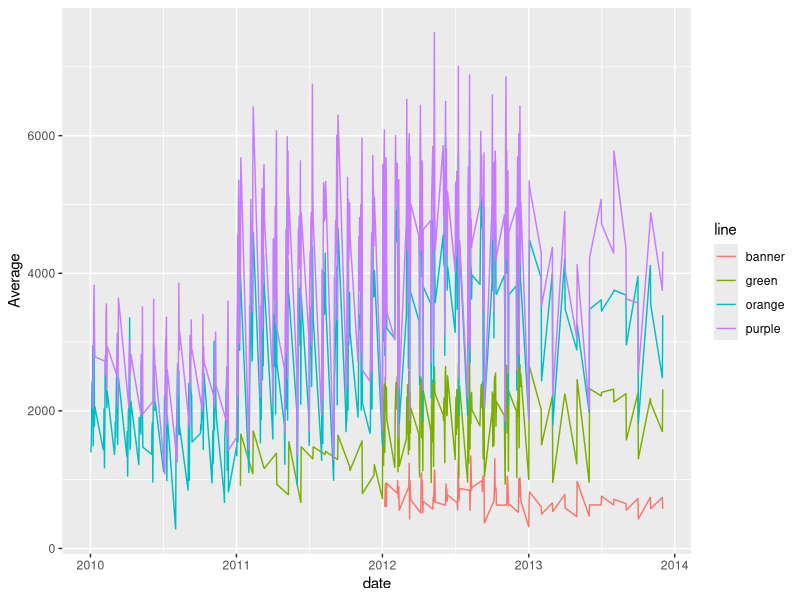
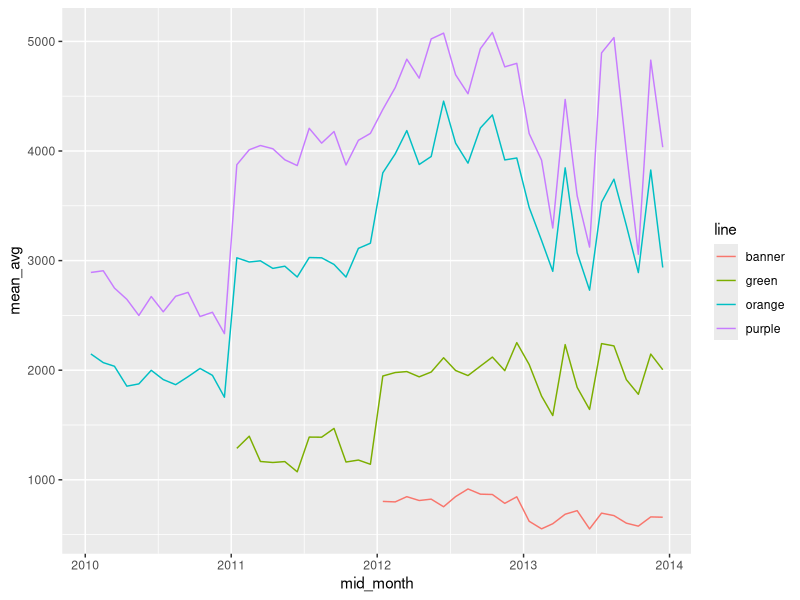
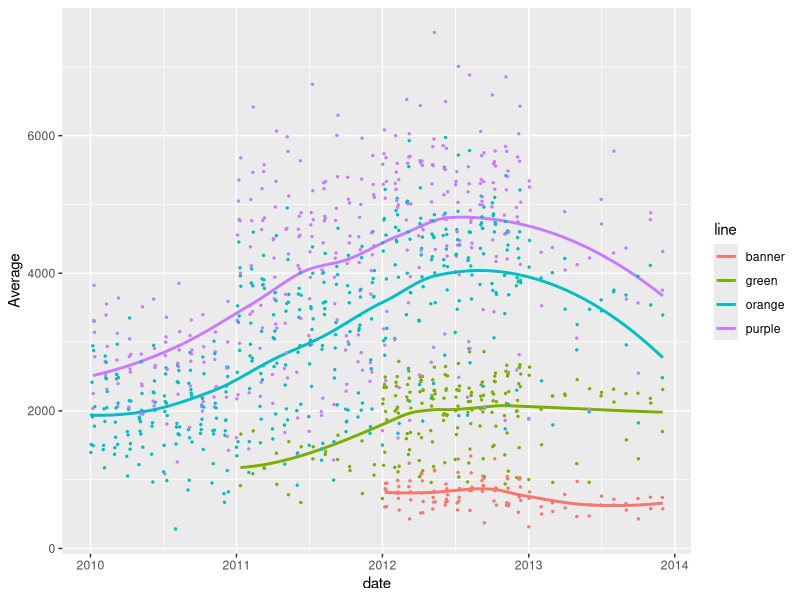

Write R code to recreate these figures, in order.
## ---- chunk 1
library(knitr)
opts_chunk$set(comment = "")
## ---- chunk 2
library(dplyr)
library(tidyr)
## ---- chunk 3
# nasa is included in `dplyr` - converting to a data.frame
ex_data = read.csv("../../data/Charm_City_Circulator_Ridership.csv", 
                   as.is = TRUE)
library(lubridate) # great for dates!
ex_data = mutate(ex_data, date = dmy(date))
head(ex_data, 2)
## ---- chunk 4
library(stringr)
cn = colnames(ex_data)
cn = cn %>% 
  str_replace("Board", ".Board") %>% 
  str_replace("Alight", ".Alight") %>% 
  str_replace("Average", ".Average") 
colnames(ex_data) = cn
## ---- chunk 5
ex_data$daily = NULL
## ---- chunk 6
long = gather(ex_data, "var", "number", 
              starts_with("orange"),
              starts_with("purple"), starts_with("green"),
              starts_with("banner"))
head(long)
table(long$var)
## ---- chunk 7
long = separate_(long, "var", into = c("line", "type"), sep = "[.]")
head(long)
table(long$line)
table(long$type)
## ---- chunk 8
# have to remove missing days
wide = filter(long, !is.na(date))
wide = spread(wide, type, number)
head(wide)
## ---- chunk 9
# wide = wide %>%
#     select(Alightings, Average, Boardings) %>%
#     mutate(good = rowSums(is.na(.)) > 0)
namat = !is.na(select(wide, Alightings, Average, Boardings))
head(namat)
wide$good = rowSums(namat) > 0
head(wide, 3)
## ---- chunk 10
wide = filter(wide, good) %>% select(-good)
head(wide)
## ---- chunk 11
args(tapply)
## ---- chunk 12
tapply(wide$Average, wide$line, mean, na.rm = TRUE)
## ---- chunk 13
gb = group_by(wide, line)
summarize(gb, mean_avg = mean(Average))
## ---- chunk 14
wide %>% 
  group_by(line) %>%
  summarise(mean_avg = mean(Average))
## ---- chunk 15
wide = wide %>% mutate(year = year(date),
                       month = month(date))
wide %>% 
  group_by(line, year) %>%
  summarise(mean_avg = mean(Average))
## ---- chunk 16
library(ggplot2)
ggplot(aes(x = date, y = Average, 
               colour = line), data = wide) + geom_line()
## ---- chunk 17
mon = wide %>% 
  group_by(line, month, year) %>%
  summarise(mean_avg = mean(Average))
mon = mutate(mon, 
             mid_month = dmy(paste0("15-", month, "-", year)))
head(mon)
## ---- chunk 18
ggplot(aes(x = mid_month,
               y = mean_avg, 
               colour = line), data = mon) + geom_line()
## ---- chunk 19
ggplot(aes(x = date, y = Average, colour = line), 
           data = wide) + geom_smooth(se = FALSE) + 
  geom_point(size = .5)
